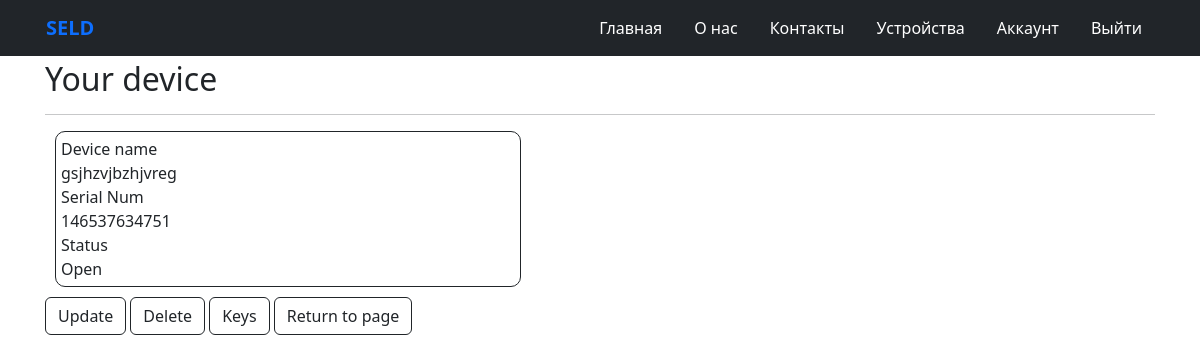
The page /your_device/118/ (signed in) on the database its author committed.
### app/models.py (models this page shows, shortened)
class DeviceModel(models.Model):
    device_name = models.CharField(max_length=255)
    serial_num = models.CharField(max_length=255, unique=True)
    status = models.CharField(max_length=10, default="Close")
    settings = models.CharField(max_length=255, default='-')
    admin = models.CharField(max_length=10, default='Off')
    user = UserForeignKey(auto_user_add=True)
    objects = models.Manager()

### app/views.py (the view)
class DeviceDetailView(DetailView):
    model = DeviceModel
    template_name = 'app/your_device.html'
    context_object_name = 'data'

### app/templates/app/your_device.html
{% extends 'app/layout.html'%}
{% block safe %}
<h2>Your device</h2>
<hr />
<div class="block-form">
    <div class="form-group">
        <label class="col-lg-6 control-label">Device name</label>
        <div class="col-lg-6">
            {{ data.device_name }}
        </div>
    </div>
    <div class="form-group">
        <label class="col-lg-9 control-label">Serial Num</label>
        <div class="col-lg-3">
            {{ data.serial_num }}
        </div>
    </div>
    <div class="form-group">
        <label class="col-lg-9 control-label">Status</label>
        <div class="col-lg-3">
            {{ data.status }}
        </div>
    </div>
</div>
<div>
    <a href="{% url 'update_form' data.id %}" class="col-md-offset-1 btn btn-outline-dark">Update</a>
    <a href="{% url 'delete_form' data.id %}" class="col-md-offset btn btn-outline-dark">Delete</a>
    <a href="{% url 'keys' data.id %}" class="col-md-offset btn btn-outline-dark">Keys</a>
    <a href="{% url 'devices' %}" class="col-md-offset btn btn-outline-dark">Return to page</a>
</div>
{% endblock %}

### app/static/app/content/site.css (style rules this page uses)
body { padding-top: 50px; padding-bottom: 20px; }

### app/static/app/content/style.css (style rules this page uses)
h2 { margin: 10px 0 0 0; }
.block-form { border-radius: 10px; border: 1px solid; padding: 5px; width: 42%; margin: 10px; }

### rows shown on the page
DeviceModel: device_name "gsjhzvjbzhjvreg", serial_num "146537634751", status "Open"
